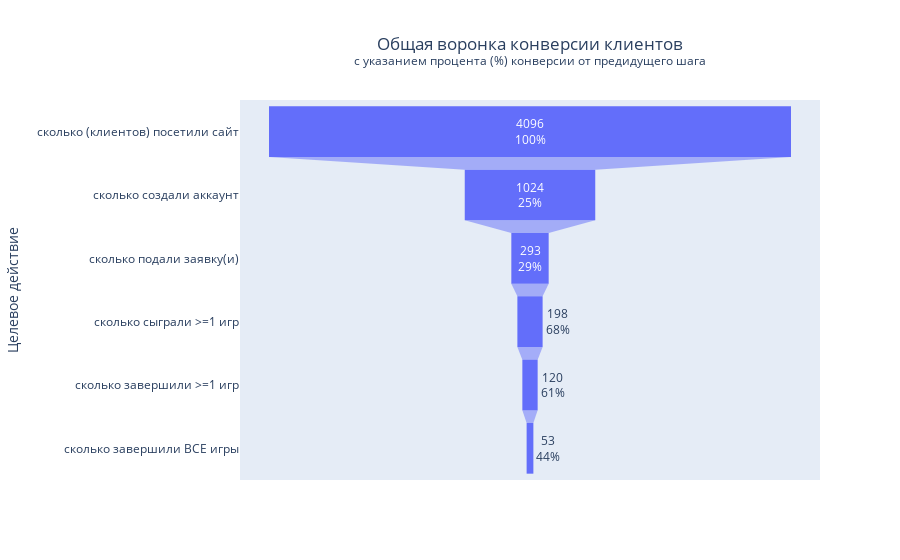

Source (notebook cell):
### Code cell
fig = go.Figure(go.Funnel(
    y = total_funnel["Целевое действие"],
    x = total_funnel["Число конверсий"],
    textinfo = "value+percent previous")
)

fig.update_layout(
    title=go.layout.Title(
        text="Общая воронка конверсии клиентов<br><sup>с указанием процента (%) конверсии от предидущего шага</sup>",
        xref="paper",
        x=0),
    title_x=0.5,
    yaxis_title="Целевое действие"
)

fig.show()

### Figure 1 — Plotly figure (JSON) as saved in the notebook; plotly's stock layout.template omitted (floating-point values rounded to 4 significant figures)
{"data": [{"textinfo": "value+percent previous", "type": "funnel", "x": [4096, 1024, 293, 198, 120, 53], "y": ["сколько (клиентов) посетили сайт", "сколько создали аккаунт", "сколько подали заявку(и)", "сколько сыграли >=1 игр", "сколько завершили >=1 игр", "сколько завершили ВСЕ игры"]}], "layout": {"title": {"text": "Общая воронка конверсии клиентов<br><sup>с указанием процента (%) конверсии от предидущего шага</sup>", "x": 0.5, "xref": "paper"}, "yaxis": {"title": {"text": "Целевое действие"}}}}
